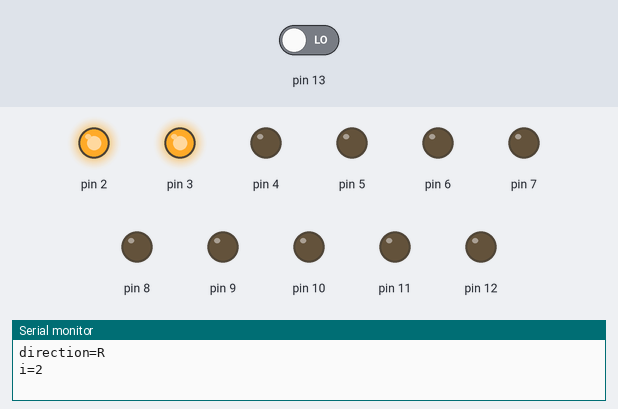
This sketch was run on a simulated Arduino Uno, built with avr-gcc and run on an emulated ATmega328P. Shown: output pins drawn as LEDs (lit = HIGH), the last lines printed to the serial monitor. Inputs (shaded band) come from the test bench; at power-on: pin 13 LOW.

Above: at 0.02 s.
At 0.37 s:
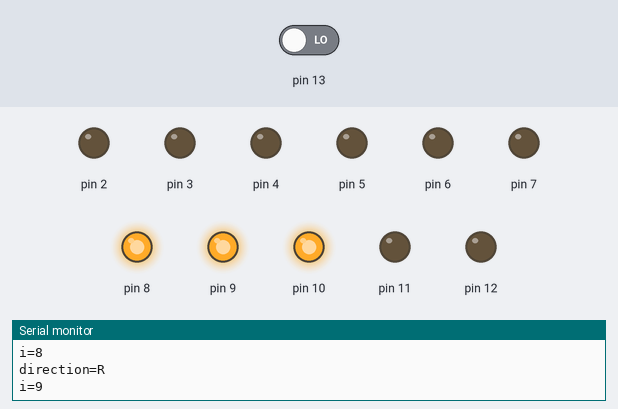
At 0.72 s:
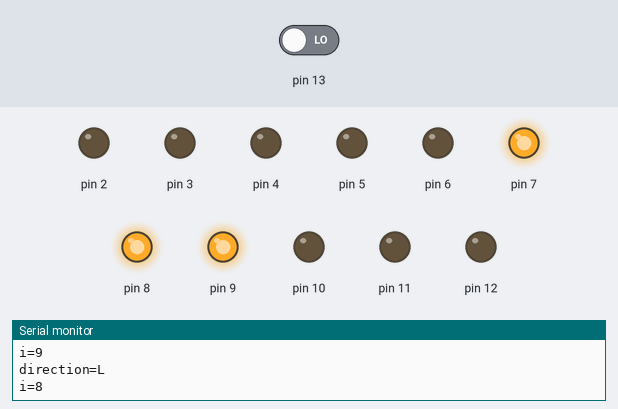
At 1.48 s:
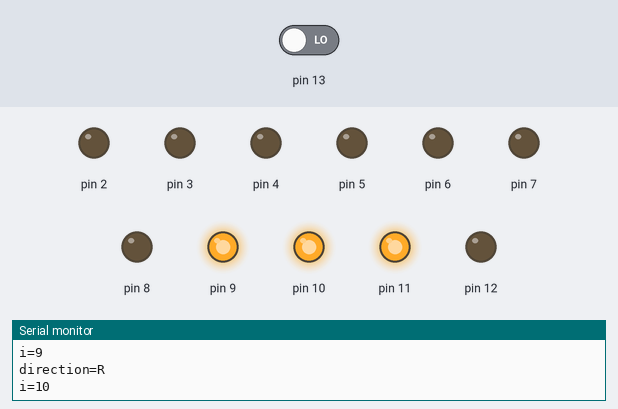
At 2.18 s:
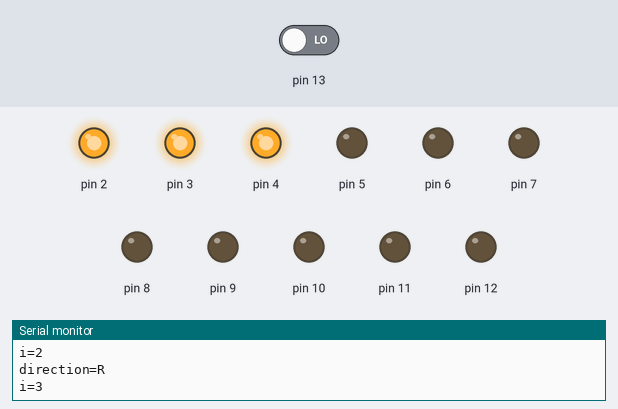
At 2.93 s:
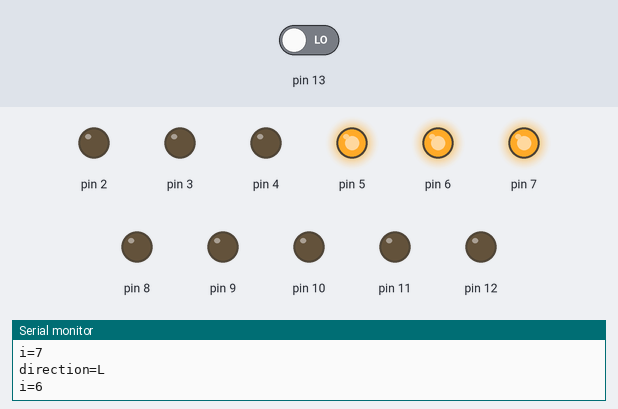
Timing chart, 0 to 3.2 s (numbered marks = the images above):
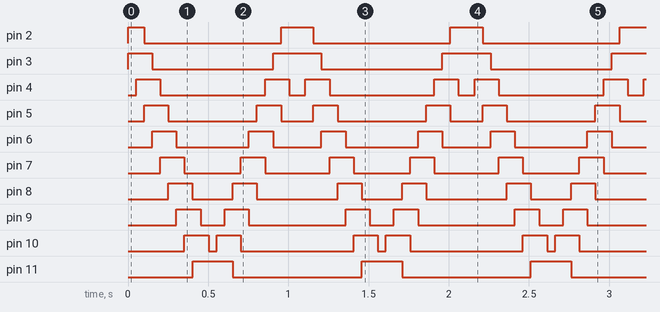

The sketch:

night_rider.ino
```cpp
int i = 1;
char direction = 'R';

void setup() {
  Serial.begin(9600);

  pinMode(2, OUTPUT);
  pinMode(3, OUTPUT);
  pinMode(4, OUTPUT);
  pinMode(5, OUTPUT);
  pinMode(6, OUTPUT);
  pinMode(7, OUTPUT);
  pinMode(8, OUTPUT);
  pinMode(9, OUTPUT);
  pinMode(10, OUTPUT);
  pinMode(11, OUTPUT);
  pinMode(12, OUTPUT);

  digitalWrite(2, LOW);
  digitalWrite(3, LOW);
  digitalWrite(4, LOW);
  digitalWrite(5, LOW);
  digitalWrite(6, LOW);
  digitalWrite(7, LOW);
  digitalWrite(8, LOW);
  digitalWrite(9, LOW);
  digitalWrite(10, LOW);
  digitalWrite(11, LOW);
  digitalWrite(12, LOW);
}

void loop() {

  if (direction == 'R') {
    if (i < 12) {
      i = i + 1;

      if((digitalRead(i - 2) == HIGH)) {
        digitalWrite(i - 2, LOW);
      }

      digitalWrite(i - 1, HIGH);
      digitalWrite(i, HIGH);
      digitalWrite(i + 1, HIGH);

    } else {
      direction = 'L';
    }
  }

  if (direction == 'L') {
    if (i > 2) {
      i = i - 1;

      if((digitalRead(i + 2) == HIGH)) {
        digitalWrite(i + 2, LOW);
      }

      digitalWrite(i - 1, HIGH);
      digitalWrite(i, HIGH);
      digitalWrite(i + 1, HIGH);

    } else {
      direction = 'R';
    }
  }


  Serial.print("direction=");
  Serial.println(direction);
  Serial.print("i=");
  Serial.println(i);

  delay(50);

}
```

Measured:
- by itself, pin 2: repeats every 1.1 s: LOW 0.85 s, HIGH 0.20 s
- by itself, pin 3: repeats every 1.1 s: LOW 0.75 s, HIGH 0.30 s
- by itself, pin 4: repeats every 1.1 s: LOW 0.65 s, HIGH 0.15 s, LOW 0.10 s, HIGH 0.15 s
- by itself, pin 5: repeats every 1.1 s: LOW 0.55 s, HIGH 0.15 s, LOW 0.20 s, HIGH 0.15 s
- by itself, pin 6: repeats every 1.1 s: LOW 0.45 s, HIGH 0.15 s, LOW 0.30 s, HIGH 0.15 s
- by itself, pin 7: alternates HIGH for 0.15 s and LOW for 0.35 s
- by itself, pin 8: repeats every 1.1 s: LOW 0.25 s, HIGH 0.15 s, LOW 0.50 s, HIGH 0.15 s
- by itself, pin 9: repeats every 1.1 s: LOW 0.15 s, HIGH 0.15 s, LOW 0.60 s, HIGH 0.15 s
